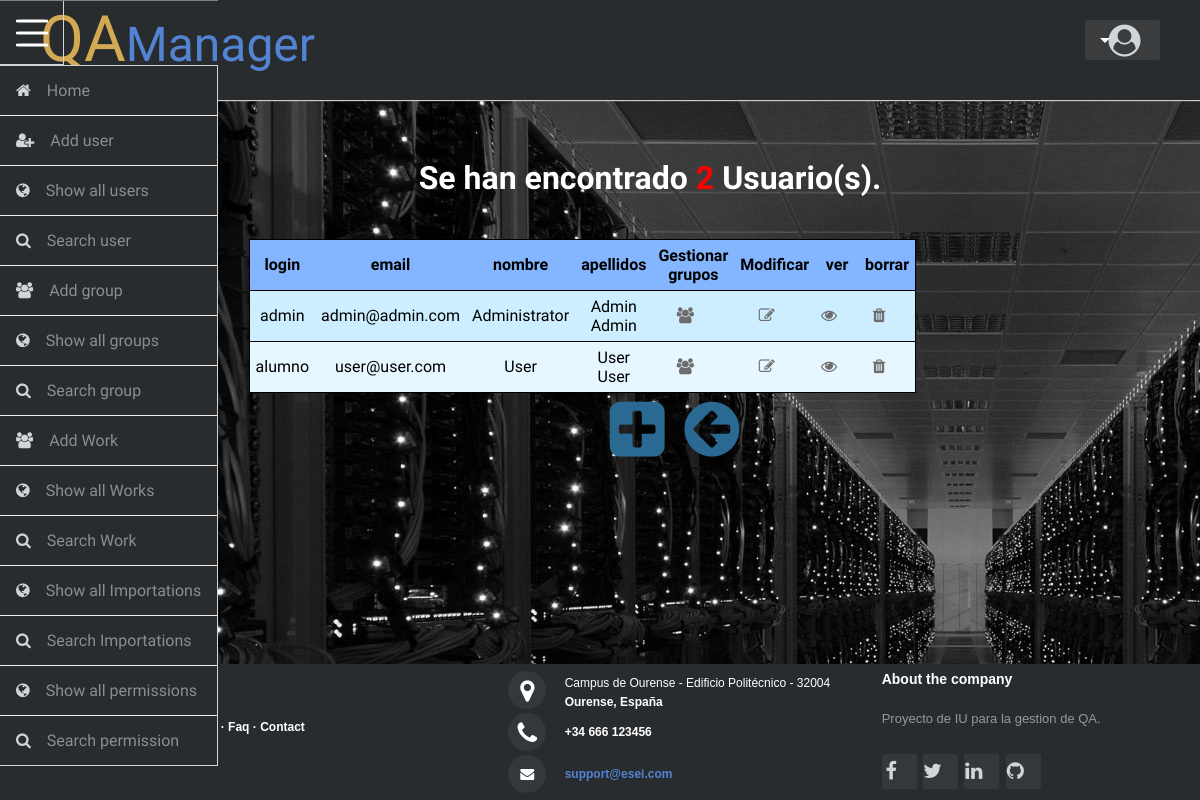
The app's page /Controllers/User_SHOWALL_Controller.php (signed in) with its own data.
### tables this page shows
CREATE TABLE `USUARIO` (
  `login` varchar(9) NOT NULL,
  `password` varchar(128) NOT NULL,
  `DNI` varchar(9) NOT NULL,
  `Nombre` varchar(30) NOT NULL,
  `Apellidos` varchar(50) NOT NULL,
  `Correo` varchar(40) NOT NULL,
  `Direccion` varchar(60) NOT NULL,
  `Telefono` varchar(11) NOT NULL
  );

### Models/User_Model.php (called while the page is built, shortened)
<?php
class UserDAO
{
    var $login;
    var $DNI;
    var $Nombre;
    var $Apellidos;
    var $Telefono;
    var $Correo;
    var $Direccion;
    var $mysqli;
    function __construct( $login, $password)
    {
        $this->login = $login;
        include_once '../Functions/Access_DB.php';
        $this->mysqli = ConnectDB();
    }
    function SEARCH()
    {
        $sql = "select * from USUARIO
            where
                (login LIKE '%$this->login%') &&
                (DNI LIKE '%$this->DNI%') &&
                (Nombre LIKE '%$this->Nombre%') &&
                (Apellidos LIKE '%$this->Apellidos%') &&
                (Correo LIKE '%$this->Correo%') &&
                (Direccion LIKE '%$this->Direccion%') &&
                (Telefono LIKE '%$this->Telefono%')
                ";
        $resultado = mysqli_query($this->mysqli,$sql);
        return $resultado;
    }
}

### Functions/Access_DB.php (called while the page is built)
<?php
function ConnectDB()
{
    $mysqli = new mysqli("localhost","userET3","passET3","IUET32017");
	if ($mysqli->connect_errno) {
		include '../Views/MESSAGE_View.php';
		new MESSAGE("Fallo al conectar a MySQL: (" . $mysqli->connect_errno . ") " . $mysqli->connect_error, '../index.php');
		return false;
	}
	else{
        $mysqli->set_charset("utf8");
		return $mysqli;
	}
}
?>

### Views/User_SHOWALL_View.php (the view, shortened to what this page needs)
<?php
class User_SHOWALL_View {
    var $response;
    function __construct($response){
        $this->response = $response;
        $this->render();
    }
    function render(){
        include '../Locales/LateralBar.php';
?>
        <link rel="stylesheet" href="../Locales/User_SHOWALL.css">
        <link rel="stylesheet" href="https://maxcdn.bootstrapcdn.com/font-awesome/4.7.0/css/font-awesome.min.css">
        <?php
        echo '<h1 style="color: white;padding-left: 100px ">Se han encontrado '.'<span style="color: red;">'. mysqli_num_rows($this->response).' </span> Usuario(s).</h1>';
        ?>
             <div class="tableShowAll">
                <div class="containTable">
                    <table class="table">
                        <tr>
                            <th>login</th>
                            <th>email</th>
                            <th>nombre</th>
                            <th>apellidos</th>
                            <th>Gestionar grupos</th>
                            <th>Modificar</th>
                            <th>ver</th>
                            <th>borrar</th>
                        </tr>
                        <?php
                        while ($user = mysqli_fetch_array($this->response)){
                            echo "<tr>";
                            echo"<td>".$user['login']."</td>".
                                "<td>".$user['Correo']."</td>".
                                "<td>".$user['Nombre']."</td>".
                                "<td>".$user['Apellidos']."</td>".
                                '<td><a href="../Controllers/User_SHOWGROUPS_Controller.php?login='.$user["login"].'"><i class="fa fa-users" id="modIcon"></i></td></a>'.
                                '<td><a href="../Controllers/User_EDIT_Controller.php?value='.$user["login"].'"><i class="fa fa-pencil-square-o" id="modIcon"></i></td></a>'.
                                '<td><a href="../Controllers/User_SHOWCURRENT_Controller.php?value='.$user["login"].'"><i class="fa fa-eye" id="seeIcon"></i></td></a>'.
                                '<td><a href="../Controllers/User_DELETE_Controller.php?value='.$user["login"].'"><i class="fa fa-trash" id="delIcon"></i></td></a>'.
                                "</tr>";
                        }
                        ?>
                    </table>
                </div>
                 <div class="ActionButtons">
                     <a href="../Controllers/User_ADD_Controller.php"><i class="fa fa-plus-square" id="addIcon" title="Añadir Usuario"></i></a>
                     <a href=' ../Controllers/Index_Controller.php'><i class="fa fa-arrow-circle-left " id="returnIcon" title="Volver"></i></a>
                 </div>
             </div>
        <?php
    }
}
?>

### Locales/Header.css (style rules this page uses)
.header-user-dropdown { background-color:#292c2f; box-shadow:0 1px 1px #ccc; padding: 20px 40px; height: 100px; color: #ffffff; box-sizing: border-box; }
.header-user-dropdown .header-limiter { max-width: 1200px; text-align: center; margin: 0 auto; }
#logIcon { margin-left: 20px; margin-top: 5px; font-size: 2em; }
.header-user-dropdown .header-limiter h1 { float: left; font: normal 64px Cookie, Arial, Helvetica, sans-serif; line-height: 40px; margin:0; }
.header-user-dropdown .header-limiter h1 span { color: #5383d3; font-size: 48px; }
.header-user-dropdown .header-limiter h1 a { color: #D3A953; }
.header-user-dropdown .header-limiter a { color: #f9fff9; text-decoration: none; }
.header-user-dropdown .header-limiter .header-user-menu { position: relative; float:right; background-color:#3a3c3e; width:75px; height:40px; border-radius:2px; }
.header-user-dropdown .header-limiter .header-user-menu:before { content:''; width:0; height:0; top: 18px; left: 15px; position:absolute; border:5px solid transparent; border-top-color:#fff; }

### Locales/Main.css (style rules this page uses)
body { margin: 0; background-color: #e0e0e0; background-image: url("../Locales/wallpaper.jpg"); z-index: 2; }

### Locales/LateralBar.css (style rules this page uses)
*, *:before, *:after { -moz-box-sizing: border-box; -webkit-box-sizing: border-box; box-sizing: border-box; }
body { font-size: 100%; font-family: 'PT Sans', sans-serif; }
a { color: white; }
i { color: #d1d4d9; margin: 0 1rem 0 0; }

### Locales/User_SHOWALL.css (style rules this page uses)
.tableShowAll { position: relative; padding-top: 20px; align-content: center; margin: auto; margin-left: 50px; margin-bottom: 20px; color: #ffffff; text-align: center; }
.containTable { display: inline-block; text-align: center; }
table { border: 1px solid black; width: 10%; border-collapse: collapse; background-color: #e6f7ff; color: black; }
td, th { padding: 6px; text-align: center; border-bottom: 1px solid #000; }
tr:nth-child(even) { background-color: #cceeff; }
th { background-color: #84b5ff; }
#returnIcon { font-size: 4em; color: #2A6A92; }
h1 { text-align: center; }
.ActionButtons { padding-left: 10%; }
#addIcon { color: #2A6A92; font-size: 4em; }
#modIcon { color: #6f6c6d; }
#seeIcon { color: #6f6c6d; }
#delIcon { color: #6f6c6d; }

### Locales/Footer.css (style rules this page uses)
.footer-distributed { background-color: #292c2f; box-shadow: 0 1px 1px 0 rgba(0, 0, 0, 0.12); box-sizing: border-box; width: 100%; max-height: 200px; text-align: left; font: bold 12px sans-serif; position: fixed; bottom: 0px; padding: 5px 50px; margin-top: 80px; }
.footer-distributed .footer-left, .footer-distributed .footer-center, .footer-distributed .footer-right { display: inline-block; vertical-align: top; }
.footer-distributed .footer-left { width: 40%; }
.footer-distributed h3 { color: #D3A953; font: normal 24px 'Cookie', cursive; margin: 0; padding-bottom: -20px; }
.footer-distributed h3 span { color: #5383d3; }
.footer-distributed .footer-links { color: #ffffff; margin: 20px 0 12px; padding: 0; }
.footer-distributed .footer-links a { display:inline-block; line-height: 1.8; text-decoration: none; color: inherit; }
.footer-distributed .footer-company-name { color: #8f9296; font-size: 10px; font-weight: normal; margin: 0; }
.footer-distributed .footer-center { width: 35%; }
.footer-distributed .footer-center i { background-color: #33383b; color: #ffffff; font-size: 25px; width: 38px; height: 38px; border-radius: 50%; text-align: center; line-height: 42px; margin: 2px 15px; vertical-align: middle; }
.footer-distributed .footer-center i.fa-envelope { font-size: 14px; line-height: 38px; }
.footer-distributed .footer-center p { display: inline-block; color: #ffffff; vertical-align: middle; margin:0; }
.footer-distributed .footer-center p span { display:block; font-weight: normal; font-size:12px; line-height:2; }
.footer-distributed .footer-center p a { color: #5383d3; text-decoration: none;; }
.footer-distributed .footer-right { width: 20%; }
.footer-distributed .footer-company-about { line-height: 20px; color: #92999f; font-size: 13px; font-weight: normal; margin: 0; }
.footer-distributed .footer-company-about span { display: block; color: #ffffff; font-size: 14px; font-weight: bold; margin-bottom: 20px; }
.footer-distributed .footer-icons { margin-top: 25px; }
.footer-distributed .footer-icons a { display: inline-block; width: 35px; height: 35px; cursor: pointer; background-color: #33383b; border-radius: 2px; font-size: 20px; color: #ffffff; text-align: center; line-height: 35px; margin-right: 3px; margin-bottom: 5px; }

### records on screen
usuario: login "admin", Correo "admin@admin.com", Nombre "Administrator", Apellidos "Admin Admin"
usuario: login "alumno", Correo "user@user.com", Nombre "User", Apellidos "User User"

### other values on screen
mysqli_num_rows($this->response) "2"
